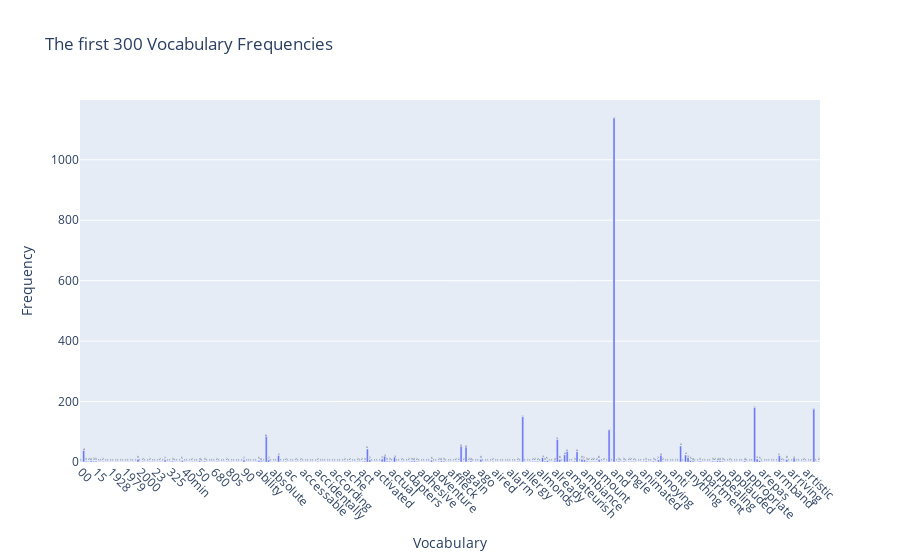

Write notebook code for a chart like this one.
### Code cell
# Answer here

import plotly.express as px

term_frequencies = np.asarray(Books_counts.sum(axis=0))[0]

data = pd.DataFrame({
    'Vocabulary': count_vector.get_feature_names_out()[:300],
    'Frequency': term_frequencies[:300]
})

fig = px.bar(data, x = 'Vocabulary', y = 'Frequency', text = 'Frequency', title = 'The first 300 Vocabulary Frequencies')
fig.update_traces(texttemplate='%{text}', textposition='outside')
fig.update_layout(xaxis_tickangle=45)
fig.show()

# x -> the value in x-axis is data['Vocabulary'].
# y -> the value in y-axis is data['Frequency'].
# text -> the text on the each bat is data['Frequency'].
# You can use the button on the up-right to zoom in or zoom out, or select the region which you interesting and it will be zoom in.

### Figure 1 — Plotly figure (JSON) as saved in the notebook; plotly's stock layout.template omitted (floating-point values rounded to 4 significant figures; data arrays with more than 128 entries replaced by an {"elided": "..."} marker saying what was removed)
{"data": [{"alignmentgroup": "True", "hovertemplate": "Vocabulary=%{x}<br>Frequency=%{text}<extra></extra>", "legendgroup": "", "marker": {"color": "#636efa", "pattern": {"shape": ""}}, "name": "", "offsetgroup": "", "orientation": "v", "showlegend": false, "text": {"elided": "300 int values"}, "textposition": "outside", "texttemplate": "%{text}", "type": "bar", "x": {"elided": "300 str values"}, "xaxis": "x", "y": {"elided": "300 int values"}, "yaxis": "y"}], "layout": {"barmode": "relative", "legend": {"tracegroupgap": 0}, "title": {"text": "The first 300 Vocabulary Frequencies"}, "xaxis": {"anchor": "y", "domain": [0, 1], "tickangle": 45, "title": {"text": "Vocabulary"}}, "yaxis": {"anchor": "x", "domain": [0, 1], "title": {"text": "Frequency"}}}}
